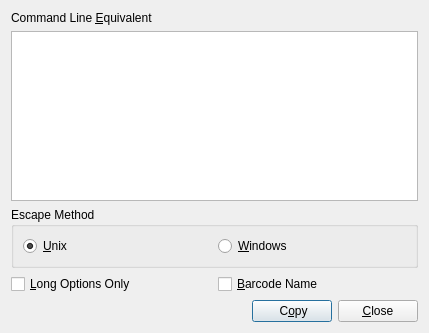
<?xml version="1.0" encoding="UTF-8"?>
<ui version="4.0">
 <class>CLIDialog</class>
 <widget class="QDialog" name="CLIDialog">
  <property name="geometry">
   <rect>
    <x>0</x>
    <y>0</y>
    <width>429</width>
    <height>333</height>
   </rect>
  </property>
  <property name="windowTitle">
   <string>CLI Equivalent</string>
  </property>
  <property name="windowIcon">
   <iconset resource="resources.qrc">
    <normaloff>:res/zint-qt.ico</normaloff>:res/zint-qt.ico</iconset>
  </property>
  <property name="modal">
   <bool>true</bool>
  </property>
  <layout class="QVBoxLayout" name="verticalLayoutCLI">
   <item>
    <widget class="QLabel" name="lblCLICmd">
     <property name="text">
      <string>Command Line &amp;Equivalent</string>
     </property>
     <property name="toolTip">
      <string>Current GUI settings as CLI equivalent</string>
     </property>
     <property name="buddy">
      <cstring>txtCLICmd</cstring>
     </property>
    </widget>
   </item>
   <item>
    <widget class="QPlainTextEdit" name="txtCLICmd">
     <property name="sizePolicy">
      <sizepolicy hsizetype="Expanding" vsizetype="Expanding">
       <horstretch>0</horstretch>
       <verstretch>0</verstretch>
      </sizepolicy>
     </property>
     <property name="readOnly">
      <bool>true</bool>
     </property>
    </widget>
   </item>
   <item>
    <widget class="QGroupBox" name="groupBoxCLIUnixWin">
     <property name="title">
      <string>Escape Method</string>
     </property>
     <property name="toolTip">
      <string>How to escape data</string>
     </property>
     <layout class="QGridLayout" name="gridLayoutCLIUnixWin">
      <property name="sizeConstraint">
       <enum>QLayout::SetMinimumSize</enum>
      </property>
      <item row="0" column="0">
       <widget class="QRadioButton" name="radCLIUnix">
        <property name="text">
         <string>&amp;Unix</string>
        </property>
        <property name="toolTip">
         <string>Escape for Unix shell</string>
        </property>
        <property name="checked">
         <bool>true</bool>
        </property>
       </widget>
      </item>
      <item row="0" column="1">
       <widget class="QRadioButton" name="radCLIWin">
        <property name="text">
         <string>&amp;Windows</string>
        </property>
        <property name="toolTip">
         <string>Escape for Windows command prompt</string>
        </property>
       </widget>
      </item>
     </layout>
    </widget>
   </item>
   <item>
    <layout class="QHBoxLayout" name="horzLayoutCLIChks">
     <item>
      <widget class="QCheckBox" name="chkCLILongOpts">
       <property name="text">
        <string>&amp;Long Options Only</string>
       </property>
       <property name="toolTip">
        <string>Only use long option names, not short ones</string>
       </property>
       <property name="checked">
        <bool>false</bool>
       </property>
      </widget>
     </item>
     <item>
      <widget class="QCheckBox" name="chkCLIBarcodeName">
       <property name="text">
        <string>&amp;Barcode Name</string>
       </property>
       <property name="toolTip">
        <string>Use name of barcode, not number</string>
       </property>
       <property name="checked">
        <bool>false</bool>
       </property>
      </widget>
     </item>
    </layout>
   </item>
   <item>
    <layout class="QHBoxLayout" name="horzLayoutCLIBtns">
     <property name="sizeConstraint">
      <enum>QLayout::SetDefaultConstraint</enum>
     </property>
     <item>
      <widget class="QStatusBar" name="statusBarCLI">
       <property name="sizeGripEnabled">
        <bool>false</bool>
       </property>
       <property name="sizeHint" stdset="0">
        <size>
         <width>40</width>
         <height>20</height>
        </size>
       </property>
      </widget>
     </item>
     <item>
      <widget class="QPushButton" name="btnCLICopy">
       <property name="toolTip">
        <string>Copy to clipboard</string>
       </property>
       <property name="text">
        <string> C&amp;opy</string>
       </property>
      </widget>
     </item>
     <item>
      <widget class="QPushButton" name="btnCLIClose">
       <property name="text">
        <string>&amp;Close</string>
       </property>
       <property name="toolTip">
        <string>Close window</string>
       </property>
      </widget>
     </item>
    </layout>
   </item>
  </layout>
 </widget>
 <resources/>
 <connections/>
</ui>
